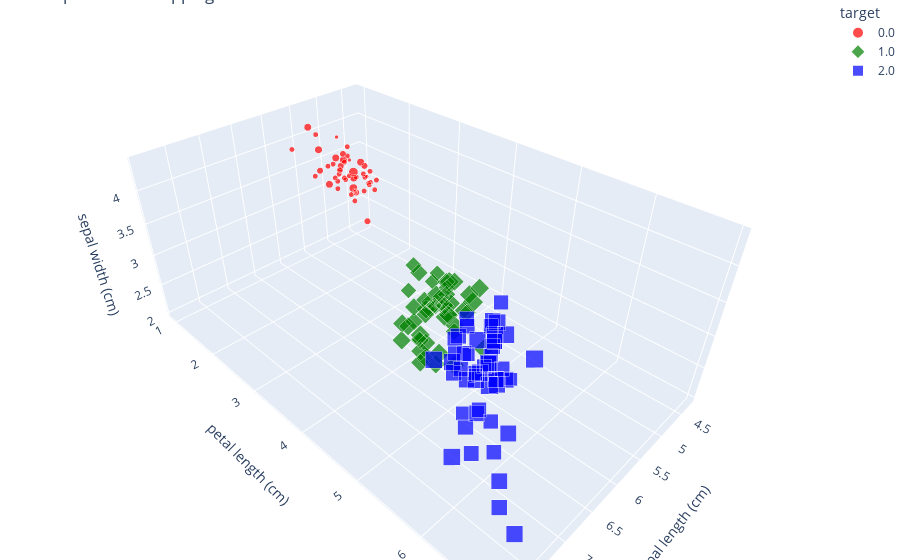

Notebook code for this chart:
### Code cell
plot_iris_4D(df, df.target.values)

### Figure 1 — Plotly figure (JSON) as saved in the notebook; plotly's stock layout.template omitted (floating-point values rounded to 4 significant figures)
{"data": [{"hovertemplate": "target=0.0<br>sepal length (cm)=%{x}<br>petal length (cm)=%{y}<br>sepal width (cm)=%{z}<br>petal width (cm)=%{marker.size}<extra></extra>", "legendgroup": "0.0", "marker": {"color": "red", "opacity": 0.7, "size": [0.2, 0.2, 0.2, 0.2, 0.2, 0.4, 0.3, 0.2, 0.2, 0.1, 0.2, 0.2, 0.1, 0.1, 0.2, 0.4, 0.4, 0.3, 0.3, 0.3, 0.2, 0.4, 0.2, 0.5, 0.2, 0.2, 0.4, 0.2, 0.2, 0.2, 0.2, 0.4, 0.1, 0.2, 0.2, 0.2, 0.2, 0.1, 0.2, 0.2, 0.3, 0.3, 0.2, 0.6, 0.4, 0.3, 0.2, 0.2, 0.2, 0.2], "sizemode": "area", "sizeref": 0.007716, "symbol": "circle"}, "mode": "markers", "name": "0.0", "scene": "scene", "showlegend": true, "type": "scatter3d", "x": [5.1, 4.9, 4.7, 4.6, 5, 5.4, 4.6, 5, 4.4, 4.9, 5.4, 4.8, 4.8, 4.3, 5.8, 5.7, 5.4, 5.1, 5.7, 5.1, 5.4, 5.1, 4.6, 5.1, 4.8, 5, 5, 5.2, 5.2, 4.7, 4.8, 5.4, 5.2, 5.5, 4.9, 5, 5.5, 4.9, 4.4, 5.1, 5, 4.5, 4.4, 5, 5.1, 4.8, 5.1, 4.6, 5.3, 5], "y": [1.4, 1.4, 1.3, 1.5, 1.4, 1.7, 1.4, 1.5, 1.4, 1.5, 1.5, 1.6, 1.4, 1.1, 1.2, 1.5, 1.3, 1.4, 1.7, 1.5, 1.7, 1.5, 1, 1.7, 1.9, 1.6, 1.6, 1.5, 1.4, 1.6, 1.6, 1.5, 1.5, 1.4, 1.5, 1.2, 1.3, 1.4, 1.3, 1.5, 1.3, 1.3, 1.3, 1.6, 1.9, 1.4, 1.6, 1.4, 1.5, 1.4], "z": [3.5, 3, 3.2, 3.1, 3.6, 3.9, 3.4, 3.4, 2.9, 3.1, 3.7, 3.4, 3, 3, 4, 4.4, 3.9, 3.5, 3.8, 3.8, 3.4, 3.7, 3.6, 3.3, 3.4, 3, 3.4, 3.5, 3.4, 3.2, 3.1, 3.4, 4.1, 4.2, 3.1, 3.2, 3.5, 3.6, 3, 3.4, 3.5, 2.3, 3.2, 3.5, 3.8, 3, 3.8, 3.2, 3.7, 3.3]}, {"hovertemplate": "target=1.0<br>sepal length (cm)=%{x}<br>petal length (cm)=%{y}<br>sepal width (cm)=%{z}<br>petal width (cm)=%{marker.size}<extra></extra>", "legendgroup": "1.0", "marker": {"color": "green", "opacity": 0.7, "size": [1.4, 1.5, 1.5, 1.3, 1.5, 1.3, 1.6, 1, 1.3, 1.4, 1, 1.5, 1, 1.4, 1.3, 1.4, 1.5, 1, 1.5, 1.1, 1.8, 1.3, 1.5, 1.2, 1.3, 1.4, 1.4, 1.7, 1.5, 1, 1.1, 1, 1.2, 1.6, 1.5, 1.6, 1.5, 1.3, 1.3, 1.3, 1.2, 1.4, 1.2, 1, 1.3, 1.2, 1.3, 1.3, 1.1, 1.3], "sizemode": "area", "sizeref": 0.007716, "symbol": "diamond"}, "mode": "markers", "name": "1.0", "scene": "scene", "showlegend": true, "type": "scatter3d", "x": [7, 6.4, 6.9, 5.5, 6.5, 5.7, 6.3, 4.9, 6.6, 5.2, 5, 5.9, 6, 6.1, 5.6, 6.7, 5.6, 5.8, 6.2, 5.6, 5.9, 6.1, 6.3, 6.1, 6.4, 6.6, 6.8, 6.7, 6, 5.7, 5.5, 5.5, 5.8, 6, 5.4, 6, 6.7, 6.3, 5.6, 5.5, 5.5, 6.1, 5.8, 5, 5.6, 5.7, 5.7, 6.2, 5.1, 5.7], "y": [4.7, 4.5, 4.9, 4, 4.6, 4.5, 4.7, 3.3, 4.6, 3.9, 3.5, 4.2, 4, 4.7, 3.6, 4.4, 4.5, 4.1, 4.5, 3.9, 4.8, 4, 4.9, 4.7, 4.3, 4.4, 4.8, 5, 4.5, 3.5, 3.8, 3.7, 3.9, 5.1, 4.5, 4.5, 4.7, 4.4, 4.1, 4, 4.4, 4.6, 4, 3.3, 4.2, 4.2, 4.2, 4.3, 3, 4.1], "z": [3.2, 3.2, 3.1, 2.3, 2.8, 2.8, 3.3, 2.4, 2.9, 2.7, 2, 3, 2.2, 2.9, 2.9, 3.1, 3, 2.7, 2.2, 2.5, 3.2, 2.8, 2.5, 2.8, 2.9, 3, 2.8, 3, 2.9, 2.6, 2.4, 2.4, 2.7, 2.7, 3, 3.4, 3.1, 2.3, 3, 2.5, 2.6, 3, 2.6, 2.3, 2.7, 3, 2.9, 2.9, 2.5, 2.8]}, {"hovertemplate": "target=2.0<br>sepal length (cm)=%{x}<br>petal length (cm)=%{y}<br>sepal width (cm)=%{z}<br>petal width (cm)=%{marker.size}<extra></extra>", "legendgroup": "2.0", "marker": {"color": "blue", "opacity": 0.7, "size": [2.5, 1.9, 2.1, 1.8, 2.2, 2.1, 1.7, 1.8, 1.8, 2.5, 2, 1.9, 2.1, 2, 2.4, 2.3, 1.8, 2.2, 2.3, 1.5, 2.3, 2, 2, 1.8, 2.1, 1.8, 1.8, 1.8, 2.1, 1.6, 1.9, 2, 2.2, 1.5, 1.4, 2.3, 2.4, 1.8, 1.8, 2.1, 2.4, 2.3, 1.9, 2.3, 2.5, 2.3, 1.9, 2, 2.3, 1.8], "sizemode": "area", "sizeref": 0.007716, "symbol": "square"}, "mode": "markers", "name": "2.0", "scene": "scene", "showlegend": true, "type": "scatter3d", "x": [6.3, 5.8, 7.1, 6.3, 6.5, 7.6, 4.9, 7.3, 6.7, 7.2, 6.5, 6.4, 6.8, 5.7, 5.8, 6.4, 6.5, 7.7, 7.7, 6, 6.9, 5.6, 7.7, 6.3, 6.7, 7.2, 6.2, 6.1, 6.4, 7.2, 7.4, 7.9, 6.4, 6.3, 6.1, 7.7, 6.3, 6.4, 6, 6.9, 6.7, 6.9, 5.8, 6.8, 6.7, 6.7, 6.3, 6.5, 6.2, 5.9], "y": [6, 5.1, 5.9, 5.6, 5.8, 6.6, 4.5, 6.3, 5.8, 6.1, 5.1, 5.3, 5.5, 5, 5.1, 5.3, 5.5, 6.7, 6.9, 5, 5.7, 4.9, 6.7, 4.9, 5.7, 6, 4.8, 4.9, 5.6, 5.8, 6.1, 6.4, 5.6, 5.1, 5.6, 6.1, 5.6, 5.5, 4.8, 5.4, 5.6, 5.1, 5.1, 5.9, 5.7, 5.2, 5, 5.2, 5.4, 5.1], "z": [3.3, 2.7, 3, 2.9, 3, 3, 2.5, 2.9, 2.5, 3.6, 3.2, 2.7, 3, 2.5, 2.8, 3.2, 3, 3.8, 2.6, 2.2, 3.2, 2.8, 2.8, 2.7, 3.3, 3.2, 2.8, 3, 2.8, 3, 2.8, 3.8, 2.8, 2.8, 2.6, 3, 3.4, 3.1, 3, 3.1, 3.1, 3.1, 2.7, 3.2, 3.3, 3, 2.5, 3, 3.4, 3]}], "layout": {"legend": {"itemsizing": "constant", "title": {"text": "target"}, "tracegroupgap": 0}, "margin": {"b": 0, "l": 0, "r": 0, "t": 0}, "scene": {"domain": {"x": [0, 1], "y": [0, 1]}, "xaxis": {"title": {"text": "sepal length (cm)"}}, "yaxis": {"title": {"text": "petal length (cm)"}}, "zaxis": {"title": {"text": "sepal width (cm)"}}}, "showlegend": true, "title": {"text": "Explicit color mapping"}}}
